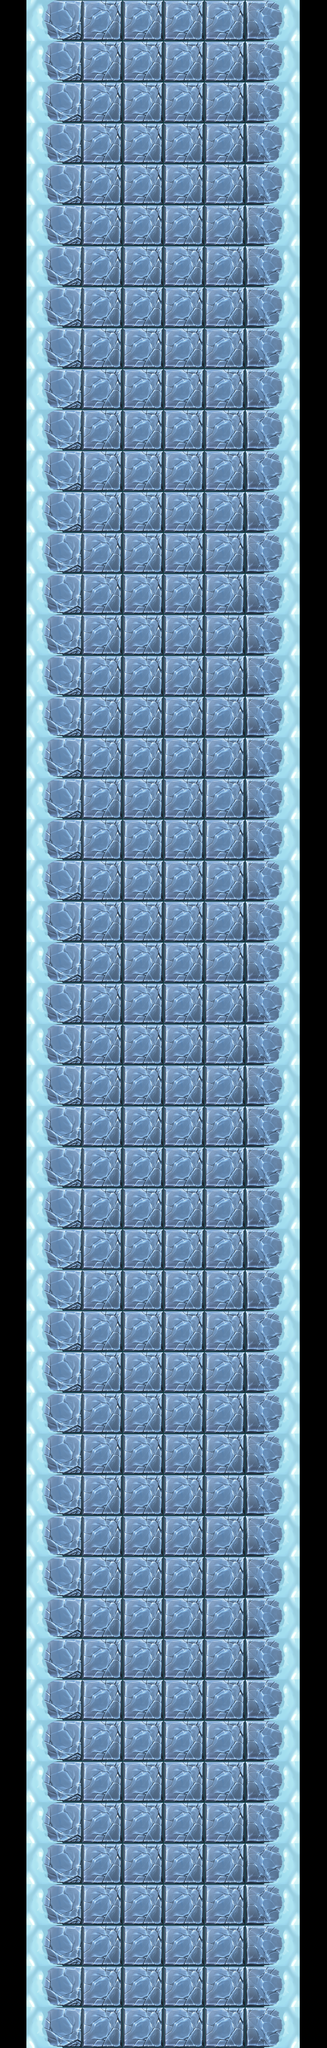

Tiled map render using the project's own tile images. Description and the map definition, with tile-layer contents summarised, below:
An orthogonal 8x50 tile map with 96x96 px tiles, 1 tile layer (ground), 3 tilesets and 35 objects (flower).

<map version="1.0" orientation="orthogonal" width="8" height="50" tilewidth="96" tileheight="96">
 <tileset firstgid="1" name="tiles" tilewidth="96" tileheight="96">
  <image source="tiles.png" width="128" height="512" />
 </tileset>
 <tileset firstgid="6" name="gnome" tilewidth="90" tileheight="90" spacing="2" margin="2">
  <properties>
   <property name="id" value="2000" />
  </properties>
  <image source="gnome.png" trans="ff00ff" width="94" height="94" />
 </tileset>
 <tileset firstgid="7" name="BarriersFlower2" tilewidth="90" tileheight="90" spacing="2" margin="2">
  <image source="BarriersFlower2.png" trans="ff00ff" width="95" height="110" />
 </tileset>
 <layer name="ground" width="8" height="50">
  <data>[400 cells, 400 non-empty, 5 distinct tile ids]</data>
 </layer>
 <objectgroup name="monsters" width="8" height="50">
  <object gid="6" x="289" y="4221" />
  <object gid="6" x="386" y="4221" />
  <object gid="6" x="194" y="3933" />
  <object gid="6" x="482" y="3934" />
  <object gid="6" x="289" y="3645" />
  <object gid="6" x="390" y="3644" />
  <object gid="6" x="291" y="3261" />
  <object gid="6" x="388" y="2877" />
  <object gid="6" x="386" y="2494" />
  <object gid="6" x="193" y="2495" />
  <object gid="6" x="483" y="2016" />
  <object gid="6" x="289" y="2015" />
  <object gid="6" x="483" y="1533" />
  <object gid="6" x="102" y="1532" />
  <object gid="6" x="574" y="1148" />
  <object gid="6" x="196" y="1150" />
  <object gid="6" x="482" y="766" />
  <object gid="6" x="195" y="763" />
  <object gid="6" x="482" y="383" />
  <object gid="6" x="198" y="380" />
  <object x="340" y="4568">
   <polyline points="0,0 -8,16 20,4 8,-4" />
  </object>
 </objectgroup>
 <objectgroup name="barriers" width="8" height="50">
  <object gid="7" x="101" y="4223" />
  <object gid="7" x="579" y="4222" />
  <object gid="7" x="486" y="568" />
  <object gid="7" x="290" y="572" />
  <object gid="7" x="97" y="570" />
  <object gid="7" x="291" y="957" />
  <object gid="7" x="483" y="1341" />
  <object gid="7" x="196" y="1437" />
  <object name="flower" gid="7" x="385" y="1725">
   <properties>
    <property name="id" value="3000" />
   </properties>
  </object>
  <object gid="7" x="488" y="2488" />
  <object gid="7" x="290" y="2490" />
  <object gid="7" x="287" y="2876" />
  <object gid="7" x="487" y="3646" />
  <object gid="7" x="194" y="3356" />
 </objectgroup>
</map>